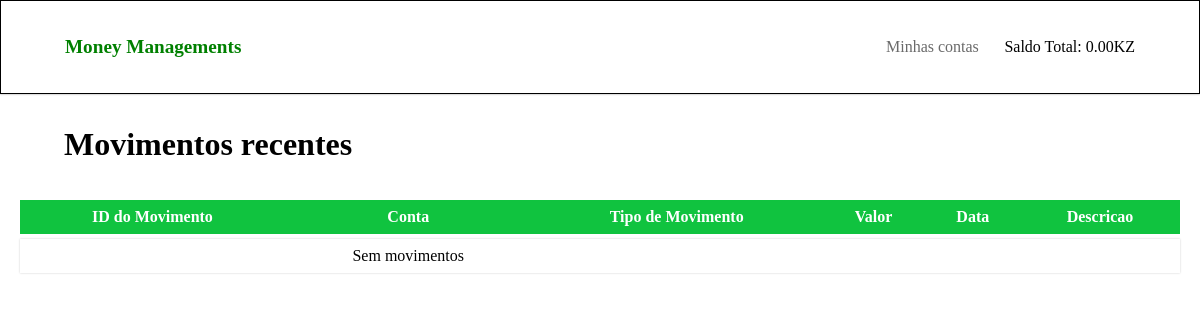
The app's page /, older data.
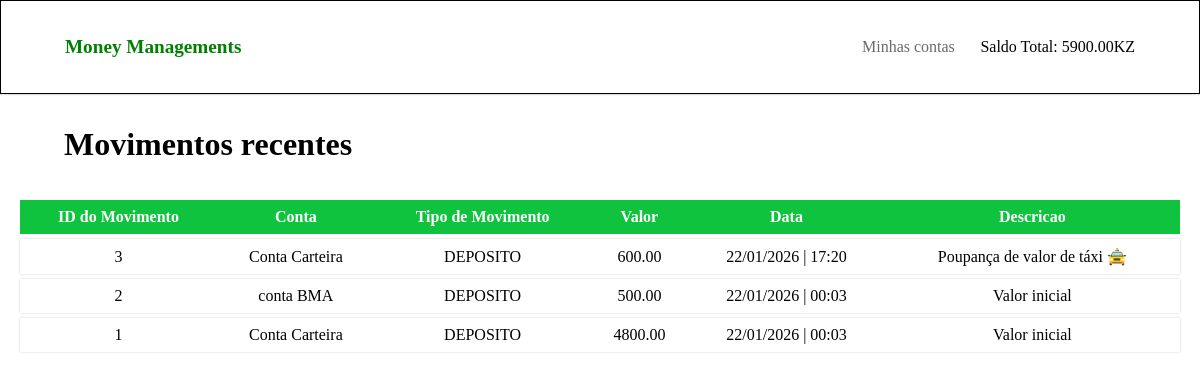
The same page, newer data.
### money_managements/models.py (models this page shows, shortened)
class Movimento(models.Model):
    TIPO_MOVIMENTO = (
        ('Deposito', 'DEPOSITO'),
        ('Levantamento', 'LEVANTAMENTO')
    )
    conta = models.ForeignKey(Conta, on_delete=models.CASCADE, related_name='movimentos')
    tipo = models.CharField(max_length=12, choices=TIPO_MOVIMENTO, default='DEPOSITO')
    valor = models.DecimalField(max_digits=10, decimal_places=2)
    data = models.DateTimeField(auto_now_add=True)
    descricao = models.CharField(max_length=50, null=True)

class Conta(models.Model):
    conta = models.CharField(max_length=100, null=True)
    descricao = models.CharField(max_length=500)
    saldo = models.DecimalField(max_digits=10, decimal_places=2)
    def __str__(self):
        return self.conta

### money_managements/views.py (the view)
# urls.py: path('', views.index, name='home'),
def index(request):
    movimentos = Movimento.objects.all().order_by('-data')
    dados = {'movimentos' : movimentos[:10]}
    return render(request, 'm_mg/index.html', dados)

### money_managements/context_processors.py (called while the page is built)
def dados_globais(request):
    saldo_geral = Saldo_geral()
    contas = Conta.objects.all()
    saldo = 0
    for conta in contas:
        saldo += conta.saldo
    saldo_geral.saldo_geral = saldo
    dados = { 'saldo_geral' : str(saldo_geral) +'KZ' }
    return dados

### money_managements/models.py (called while the page is built)
    def __str__(self):
        return str(self.saldo_geral)

### money_managements/templates/m_mg/index.html
{% extends 'm_mg/base.html' %}
{% block conteudo %}
    <main class="index">
        <h1>Movimentos recentes</h1>
        <section class="section-listagem">
            <div class="tabela-container">
                <div class="container-2">
                    <table>
                        <thead>
                            <tr>
                                <th>ID do Movimento</th>
                                <th>Conta</th>
                                <th>Tipo de Movimento</th>
                                <th>Valor</th>
                                <th>Data</th>
                                <th>Descricao</th>
                            </tr>
                        </thead>
                        <tbody>
                            {% for movimento in movimentos %}
                                <tr>
                                    <td>{{ movimento.id }}</td>
                                    <td>{{ movimento.conta }}</td>
                                    <td>{{ movimento.tipo }}</td>
                                    <td>{{ movimento.valor }}</td>
                                    <td>{{ movimento.data|date:'d/m/Y | H:i'}}</td>
                                    <td>{{ movimento.descricao }}</td>
                                </tr>
                            {% empty %}
                               <th>
                                    <td>Sem movimentos </td>
                               </th>
                            {% endfor %}
                        </tbody>
                    </table>
                </div>
            </div>
        </section>
    </main>
{% endblock %}

Row changes from the older to the newer data that the page shows:
added Movimento: id "3", conta "Conta Carteira", tipo "DEPOSITO", valor "600.00", data|H "22/01/2026 | 17:20", descricao "Poupança de valor de táxi 🚖"
added Movimento: id "2", conta "conta BMA", tipo "DEPOSITO", valor "500.00", data|H "22/01/2026 | 00:03", descricao "Valor inicial"
added Movimento: id "1", conta "Conta Carteira", tipo "DEPOSITO", valor "4800.00", data|H "22/01/2026 | 00:03", descricao "Valor inicial"
Text that changed along with them:
{{ saldo_geral }}: "0.00KZ" → "5900.00KZ"
text no longer shown: "Sem movimentos"
